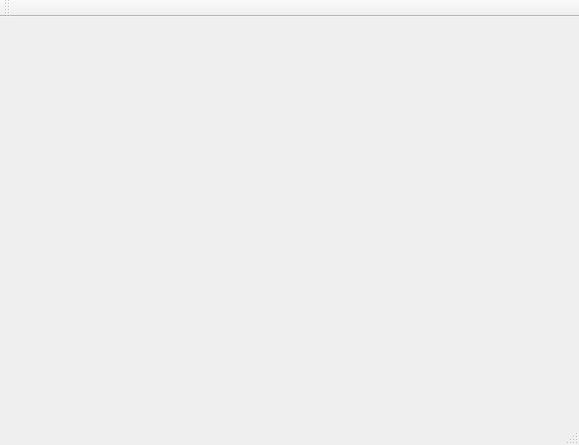
<?xml version="1.0" encoding="UTF-8"?>
<ui version="4.0">
 <class>MainWindow</class>
 <widget class="QMainWindow" name="MainWindow">
  <property name="geometry">
   <rect>
    <x>0</x>
    <y>0</y>
    <width>579</width>
    <height>445</height>
   </rect>
  </property>
  <property name="windowTitle">
   <string>MainWindow</string>
  </property>
  <widget class="QWidget" name="centralWidget"/>
  <widget class="QMenuBar" name="menuBar">
   <property name="geometry">
    <rect>
     <x>0</x>
     <y>0</y>
     <width>579</width>
     <height>25</height>
    </rect>
   </property>
  </widget>
  <widget class="QToolBar" name="mainToolBar">
   <attribute name="toolBarArea">
    <enum>TopToolBarArea</enum>
   </attribute>
   <attribute name="toolBarBreak">
    <bool>false</bool>
   </attribute>
  </widget>
  <widget class="QStatusBar" name="statusBar"/>
 </widget>
 <layoutdefault spacing="6" margin="11"/>
 <resources/>
 <connections/>
</ui>
